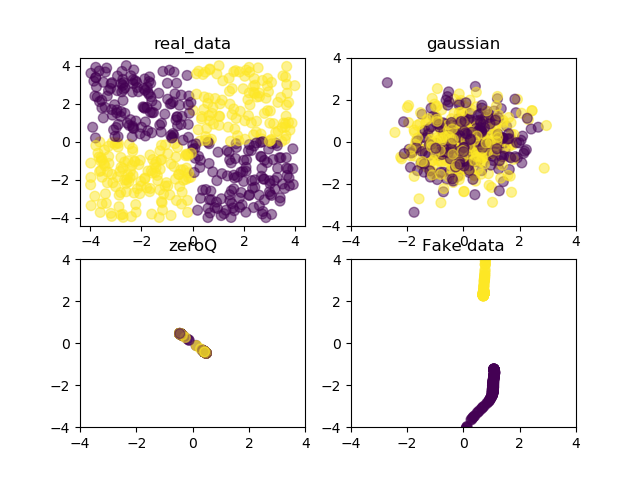

Here is the Python script that generated this plot:
import torch 
import torch.nn as nn
import numpy as np

import torchvision.models as models
from torch.autograd import Variable

from models.generator import TOYGenerator
import matplotlib.pyplot as plt
from torch.utils import data
import tqdm
from scipy.stats import truncnorm
import torch.optim as optim

import random

##############################################################
# Toy sample configuration
##############################################################
# the training setting
test_data_size = 500
test_batch_size = 50
warm_up_epoch = 10
test_epoch = 500

def own_loss(A, B):
    """
	L-2 loss between A and B normalized by length.
    Shape of A should be (features_num, ), shape of B should be (batch_size, features_num)
	"""
    return (A - B).norm()**2 / B.size(0)


class output_hook(object):
    """
	Forward_hook used to get the output of the intermediate layer. 
	"""
    def __init__(self):
        super(output_hook, self).__init__()
        self.outputs = None

    def hook(self, module, input, output):
        self.outputs = output

    def clear(self):
        self.outputs = None



##############################################################
# Real Data to train FP model
##############################################################
# generate 500 data
noisex = np.random.uniform(-4, 4, test_data_size)
noisey = np.random.uniform(-4, 4, test_data_size)
GTdata = list(zip(noisex, noisey))
label = ((noisex * noisey) > 0) * 1
plt.figure()
plt.subplot(2, 2, 1)
plt.title("real_data")
plt.scatter(noisex, noisey, s=50, c=label, alpha=.5)


##############################################################
# FP Model Part
##############################################################
# train fp model first
FP_Model = nn.Sequential(
    nn.Linear(2, 128),
    nn.BatchNorm1d(128, 0.8),
    nn.ReLU(inplace=True),
    nn.Linear(128, 256),
    nn.BatchNorm1d(256, 0.8),
    nn.ReLU(inplace=True),
    nn.Linear(256, 512),
    nn.BatchNorm1d(512, 0.8),
    nn.ReLU(inplace=True),
    nn.Linear(512, 2),
)



FloatTensor = torch.cuda.FloatTensor
LongTensor = torch.cuda.LongTensor

criterion = nn.CrossEntropyLoss()
optimizer = torch.optim.SGD(FP_Model.parameters(), lr = 0.01, weight_decay=0.0001, momentum = 0.9)
scheduler = optim.lr_scheduler.StepLR(optimizer, step_size=(test_epoch//3))
# train FP model first
toy_dataset = data.TensorDataset(FloatTensor(GTdata), FloatTensor(label))
toy_dataloader = data.DataLoader(toy_dataset, batch_size = 10, shuffle = True)

FP_Model.cuda()
FP_Model.train()
print("Train FP model")
for _ in tqdm.tqdm(range(test_epoch), position = 0, leave=True):
    for (input_data, input_label) in toy_dataloader:
        
        input_data = input_data.cuda()
        input_label = input_label.cuda()
        
        pred = FP_Model(input_data)        
        loss = criterion(pred, input_label.long())      
        optimizer.zero_grad()
        loss.backward()
        optimizer.step()


    
##############################################################
# Gaussian Test data Part
##############################################################
# generate noise data 
test_gaussian_noise =  np.random.normal(0, 1, (test_data_size, 2))
test_gaussian_label =  np.random.uniform(0, 1, test_data_size) > 0.5
plt.subplot(2, 2, 2)
print(test_gaussian_noise.shape)
print(test_gaussian_label.shape)
plt.scatter(test_gaussian_noise[:, 0], test_gaussian_noise[:, 1], s=50, c=test_gaussian_label, alpha=.5)
plt.xlim(-4,4)
plt.ylim(-4,4)
plt.title("gaussian")


##############################################################
# ZeroQ Part
##############################################################
# use copy to prevent modification (Normally it will not be modified)
zeroQ_gaussian_input_data = list(test_gaussian_noise).copy()
zeroQ_gaussian_input_label = test_gaussian_label.copy()
random.shuffle(zeroQ_gaussian_input_data)
toy_dataset = data.TensorDataset(FloatTensor(zeroQ_gaussian_input_data), LongTensor(test_gaussian_label))
toy_dataloader = data.DataLoader(toy_dataset, batch_size = test_batch_size, shuffle = True)

print("ZeroQ training...")
# zero Q does not need input_label
# reference from https://github.com/amirgholami/ZeroQ/blob/f91092e0dfee676f4f667e04b2228543b27f9ce1/distill_data.py#L53
FP_Model = FP_Model.eval()

hooks, hook_handles, bn_stats = [], [], []
# get number of BatchNorm layers in the model
layers = sum([
    1 if isinstance(layer, nn.BatchNorm1d) else 0
    for layer in FP_Model.modules()
])

eps = 0.8
for n, m in FP_Model.named_modules():
    if isinstance(m, nn.Linear) and len(hook_handles) < layers:        
        hook = output_hook()
        hooks.append(hook)
        hook_handles.append(m.register_forward_hook(hook.hook))
    if isinstance(m, nn.BatchNorm1d):
        # get the statistics in the BatchNorm layers        
        bn_stats.append(
            (m.running_mean.detach().clone().flatten().cuda(),
                torch.sqrt(m.running_var + eps).detach().clone().flatten().cuda()))
assert len(hooks) == len(bn_stats)


zeroQ_gaussian_data = []
zeroQ_gaussian_label = []

for idx, (input_data, input_label) in enumerate(toy_dataloader):    

    input_data = input_data.cuda()
    input_data.requires_grad = True    
    FP_Model.zero_grad()
    crit = nn.CrossEntropyLoss().cuda()
    optimizer = torch.optim.SGD([input_data], lr=0.1, momentum=0.9)
    scheduler = optim.lr_scheduler.StepLR(optimizer, step_size=(test_epoch//3))
    
    input_mean = torch.FloatTensor([0.0]).cuda()
    input_std = torch.FloatTensor([1.0]).cuda()

    for _ in tqdm.tqdm(range(test_epoch)):

        FP_Model.zero_grad()
        optimizer.zero_grad()
        # clear hook
        for hook in hooks:            
            hook.clear()
        
        output = FP_Model(input_data)
        mean_loss = 0
        std_loss = 0

        # compute the loss according to the BatchNorm statistics and the statistics of intermediate output
        for cnt, (bn_stat, hook) in enumerate(zip(bn_stats, hooks)):            
            tmp_output = hook.outputs
            bn_mean, bn_std = bn_stat[0], bn_stat[1]
            # get batch's norm 
            tmp_mean = torch.mean(tmp_output , dim = 0)
            tmp_std = torch.sqrt(torch.var(tmp_output, dim = 0) + eps)
            mean_loss += own_loss(bn_mean, tmp_mean)
            std_loss += own_loss(bn_std, tmp_std)

        
        tmp_mean = torch.mean(input_data, dim = -1)
        tmp_std = torch.sqrt(torch.var(input_data, dim = -1) + eps)

        mean_loss += own_loss(input_mean, tmp_mean)
        std_loss += own_loss(input_std, tmp_std)
        total_loss = mean_loss + std_loss        
        
        # update the distilled data
        total_loss.backward()
        optimizer.step()
        scheduler.step(total_loss.item())

        

    zeroQ_gaussian_data.extend(input_data.detach().clone().tolist())
    zeroQ_gaussian_label.extend(input_label.detach().clone().tolist())


for handle in hook_handles:
    handle.remove()


zeroQ_x, zeroQ_y = list(zip(*zeroQ_gaussian_data))
plt.subplot(2, 2, 3)
plt.scatter(list(zeroQ_x), list(zeroQ_y), s = 50, c = zeroQ_gaussian_label, alpha = .5)
plt.xlim(-4, 4)
plt.ylim(-4, 4)
plt.title("zeroQ")


##############################################################
# Generative Fake Data Part
##############################################################
print("Train Generative data.....")
im_shape = (2)
toy_g = TOYGenerator(n_classes = 2, in_channel = 2, img_shape = im_shape)
toy_g.train()
toy_g = toy_g.cuda()
criterion = nn.CrossEntropyLoss()


##############################################################
# Generator warm up without BNS loss
##############################################################
print("Generator warm up")
optimizer = torch.optim.SGD(toy_g.parameters(), lr=0.001, momentum=0.9)
# only train generator without BNS loss
for _ in tqdm.tqdm(range(warm_up_epoch)):
    FP_Model.zero_grad()
    train_gaussian_noise =  np.random.normal(0, 1, (test_batch_size, 2))    
    train_gaussian_label =  np.random.uniform(0, 1, test_batch_size) > 0.5
    input_mean = torch.FloatTensor([0.0]).cuda()
    input_std = torch.FloatTensor([1.0]).cuda()

    input_data = Variable(FloatTensor(train_gaussian_noise))        
    input_label = Variable(LongTensor(train_gaussian_label))

    input_data = input_data.cuda()
    input_label = input_label.cuda()

    fake_data = toy_g(input_data, input_label)
    fake_label = FP_Model(fake_data)
    g_loss = criterion(fake_label, input_label)    

    g_loss.backward()
    optimizer.step()
    


##############################################################
# Generator training
##############################################################
print("Train Generator")
optimizer = torch.optim.SGD(toy_g.parameters(), lr=0.1, momentum=0.9)
scheduler = optim.lr_scheduler.StepLR(optimizer, step_size=(test_epoch//3))

FP_Model = FP_Model.eval()
hooks, hook_handles, bn_stats = [], [], []
# get number of BatchNorm layers in the model
layers = sum([
    1 if isinstance(layer, nn.BatchNorm1d) else 0
    for layer in FP_Model.modules()
])
eps = 0.8
for n, m in FP_Model.named_modules():
    if isinstance(m, nn.Linear) and len(hook_handles) < layers:        
        hook = output_hook()
        hooks.append(hook)
        hook_handles.append(m.register_forward_hook(hook.hook))
    if isinstance(m, nn.BatchNorm1d):
        # get the statistics in the BatchNorm layers        
        bn_stats.append(
            (m.running_mean.detach().clone().flatten().cuda(),
                torch.sqrt(m.running_var + eps).detach().clone().flatten().cuda()))
assert len(hooks) == len(bn_stats)

# clear hook
for hook in hooks:
    hook.clear()


# set same iteration as zeroQ
for _ in tqdm.tqdm(range(test_epoch * (test_data_size//test_batch_size))):

    FP_Model.zero_grad()
    optimizer.zero_grad()

    train_gaussian_noise =  np.random.normal(0, 1, (test_batch_size, 2))    
    train_gaussian_label =  np.random.uniform(0, 1, test_batch_size) > 0.5
    # randint is discrete uniform    
    # gaussian_label = np.random.randint(0, 1, size = test_batch_size)
    

    input_mean = torch.FloatTensor([0.0]).cuda()
    input_std = torch.FloatTensor([1.0]).cuda()

    input_data = Variable(FloatTensor(train_gaussian_noise))        
    input_label = Variable(LongTensor(train_gaussian_label))

    input_data = input_data.cuda()
    input_label = input_label.cuda()

    fake_data = toy_g(input_data, input_label)

    fake_label = FP_Model(fake_data)

    mean_loss = 0
    std_loss = 0

    # compute the loss according to the BatchNorm statistics and the statistics of intermediate output
    for cnt, (bn_stat, hook) in enumerate(zip(bn_stats, hooks)):            
        tmp_output = hook.outputs
        bn_mean, bn_std = bn_stat[0], bn_stat[1]
        # get batch's norm 
        tmp_mean = torch.mean(tmp_output , dim = 0)
        tmp_std = torch.sqrt(torch.var(tmp_output, dim = 0) + eps)
        mean_loss += own_loss(bn_mean, tmp_mean)
        std_loss += own_loss(bn_std, tmp_std)

    
    tmp_mean = torch.mean(input_data, dim = -1)
    tmp_std = torch.sqrt(torch.var(input_data, dim = -1) + eps)

    mean_loss +=  own_loss(input_mean, tmp_mean)
    std_loss += own_loss(input_std, tmp_std)

    g_loss = criterion(fake_label, input_label)

    total_loss = g_loss + 1 * (mean_loss + std_loss)

    total_loss.backward()
    optimizer.step()
    scheduler.step(total_loss.item())



##############################################################
# Inference Generator with test_gaussian dataset
##############################################################
toy_g.eval()
test_inputs = FloatTensor(test_gaussian_noise)
test_labels = FloatTensor(test_gaussian_label)

fake_data_list = []
for idx, test_d in enumerate(test_inputs):
    test_input = test_d.unsqueeze(0).cuda()
    test_label = test_labels[idx].unsqueeze(0).cuda()
    fake_data = toy_g(test_input, test_label.long())    
    fake_data_list.append(fake_data.tolist()[0])

fake_x, fake_y = zip(*fake_data_list)
plt.subplot(2, 2, 4)
plt.scatter(list(fake_x), list(fake_y), s = 50, c = test_gaussian_label, alpha = .5)
plt.xlim(-4, 4)
plt.ylim(-4, 4)
plt.title("Fake data")
plt.savefig('toy.png')

